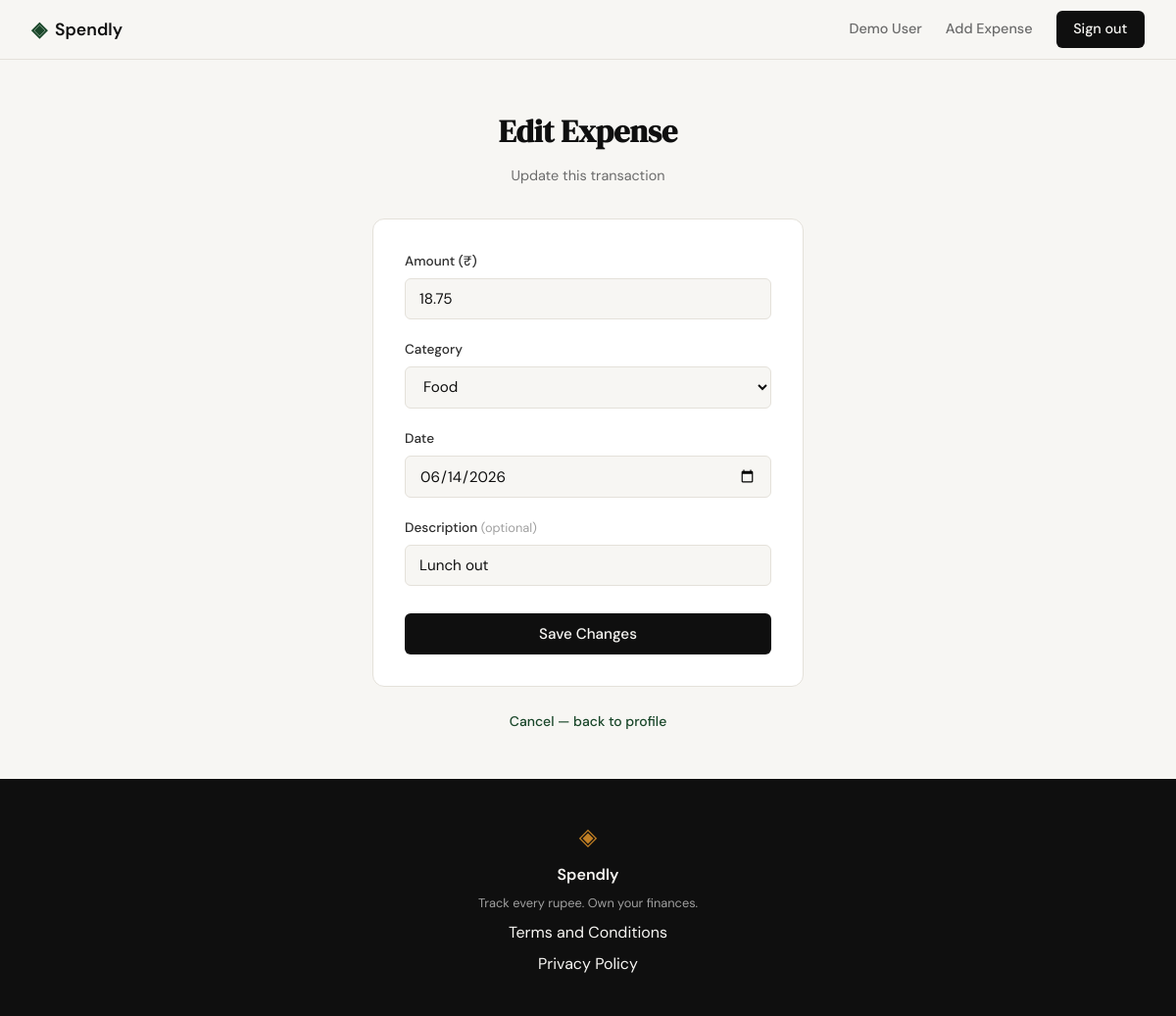
The page /expenses/8/edit (signed in) on the database its author committed.
### tables this page shows
CREATE TABLE expenses (
            id          INTEGER PRIMARY KEY AUTOINCREMENT,
            user_id     INTEGER NOT NULL REFERENCES users(id),
            amount      REAL    NOT NULL,
            category    TEXT    NOT NULL,
            date        TEXT    NOT NULL,
            description TEXT,
            created_at  TEXT    DEFAULT (datetime('now'))
        );

### app.py (the view, shortened to what this page needs)
@app.route("/expenses/<int:id>/edit", methods=["GET", "POST"])
def edit_expense(id):
    if not session.get("user_id"):
        return redirect(url_for("login"))
    expense = get_expense_by_id(id, session["user_id"])
    if expense is None:
        abort(404)
    return render_template("edit_expense.html", expense=expense,
                           categories=CATEGORIES, form=dict(expense))

### database/db.py (called while the page is built)
def get_db():
    conn = sqlite3.connect(DB_PATH)
    conn.row_factory = sqlite3.Row
    conn.execute("PRAGMA foreign_keys = ON")
    return conn

### database/queries.py (called while the page is built)
def get_expense_by_id(expense_id, user_id):
    conn = get_db()
    row = conn.execute(
        "SELECT * FROM expenses WHERE id = ? AND user_id = ?",
        (expense_id, user_id),
    ).fetchone()
    conn.close()
    return row

### templates/edit_expense.html (shortened to what this page needs)
{% extends "base.html" %}
{% block content %}
<section class="auth-section">
    <div class="auth-container">
        <div class="auth-header">
            <h1 class="auth-title">Edit Expense</h1>
            <p class="auth-subtitle">Update this transaction</p>
        </div>
        <div class="auth-card">
            <form method="POST" action="{{ url_for('edit_expense', id=expense.id) }}">
                <div class="form-group">
                    <label for="amount">Amount (&#8377;)</label>
                    <input type="number" id="amount" name="amount" step="0.01" min="0.01"
                           class="form-input" value="{{ form.get('amount', expense.amount) }}" required>
                </div>
                <div class="form-group">
                    <label for="category">Category</label>
                    <select id="category" name="category" class="form-input">
                        {% for cat in categories %}
                        <option value="{{ cat }}"
                            {% if form.get('category', expense.category) == cat %}selected{% endif %}>{{ cat }}</option>
                        {% endfor %}
                    </select>
                </div>
                <div class="form-group">
                    <label for="date">Date</label>
                    <input type="date" id="date" name="date" class="form-input"
                           value="{{ form.get('date', expense.date) }}" required>
                </div>
                <div class="form-group">
                    <label for="description">Description
                        <span class="field-optional">(optional)</span>
                    </label>
                    <input type="text" id="description" name="description" maxlength="200"
                           class="form-input" value="{{ form.get('description', expense.description or '') }}"
                           placeholder="e.g. Lunch at café">
                </div>
                <button type="submit" class="btn-submit">Save Changes</button>
            </form>
        </div>
        <p class="auth-switch">
            <a href="{{ url_for('profile') }}">Cancel — back to profile</a>
        </p>
    </div>
</section>
{% endblock %}

### static/css/style.css (style rules this page uses)
:root { --ink: #0f0f0f; --ink-soft: #2d2d2d; --ink-muted: #6b6b6b; --ink-faint: #a0a0a0; --paper: #f7f6f3; --paper-warm: #f0ede6; --paper-card: #ffffff; --accent: #1a472a; --accent-light: #e8f0eb; --accent-2: #c17f24; --accent-2-light: #fdf3e3; --danger: #c0392b; --danger-light: #fdecea; --border: #e4e1da; --border-soft: #eeebe4; --font-display: 'DM Serif Display', Georgia, serif; --font-body: 'DM Sans', system-ui, sans-serif; --max-width: 1200px; --auth-width: 440px; --radius-sm: 6px; --radius-md: 12px; --radius-lg: 20px; }
*, *::before, *::after { box-sizing: border-box; margin: 0; padding: 0; }
html { font-size: 16px; scroll-behavior: smooth; }
body { background: var(--paper); color: var(--ink); font-family: var(--font-body); font-size: 1rem; line-height: 1.6; -webkit-font-smoothing: antialiased; }
a { color: inherit; text-decoration: none; }
.auth-section { min-height: calc(100vh - 60px - 100px); display: flex; align-items: center; justify-content: center; padding: 3rem 2rem; }
.auth-container { width: 100%; max-width: var(--auth-width); }
.auth-header { text-align: center; margin-bottom: 2rem; }
.auth-title { font-family: var(--font-display); font-size: 2rem; color: var(--ink); margin-bottom: 0.5rem; }
.auth-subtitle { font-size: 0.9rem; color: var(--ink-muted); }
.auth-card { background: var(--paper-card); border: 1px solid var(--border); border-radius: var(--radius-md); padding: 2rem; margin-bottom: 1.5rem; }
.form-group { margin-bottom: 1.25rem; }
.form-group label { display: block; font-size: 0.85rem; font-weight: 500; color: var(--ink-soft); margin-bottom: 0.4rem; }
.form-input { width: 100%; padding: 0.6rem 0.875rem; border: 1px solid var(--border); border-radius: var(--radius-sm); font-family: var(--font-body); font-size: 0.95rem; color: var(--ink); background: var(--paper); outline: none; transition: border-color 0.2s; }
.form-input::placeholder { color: var(--ink-faint); }
.btn-submit { width: 100%; padding: 0.7rem; background: var(--ink); color: var(--paper); border: none; border-radius: var(--radius-sm); font-family: var(--font-body); font-size: 0.95rem; font-weight: 500; cursor: pointer; transition: background 0.2s; margin-top: 0.5rem; }
.auth-switch { text-align: center; font-size: 0.875rem; color: var(--ink-muted); }
.auth-switch a { color: var(--accent); font-weight: 500; }
.field-optional { font-size: 0.8rem; color: var(--ink-faint); font-weight: 400; }

### rows shown on the page
expenses: amount "18.75", category "Food", date "06/14/2026", description "Lunch out"

### other values the page prints
{{ session.get("user_name", "Account") }} "Demo User"
